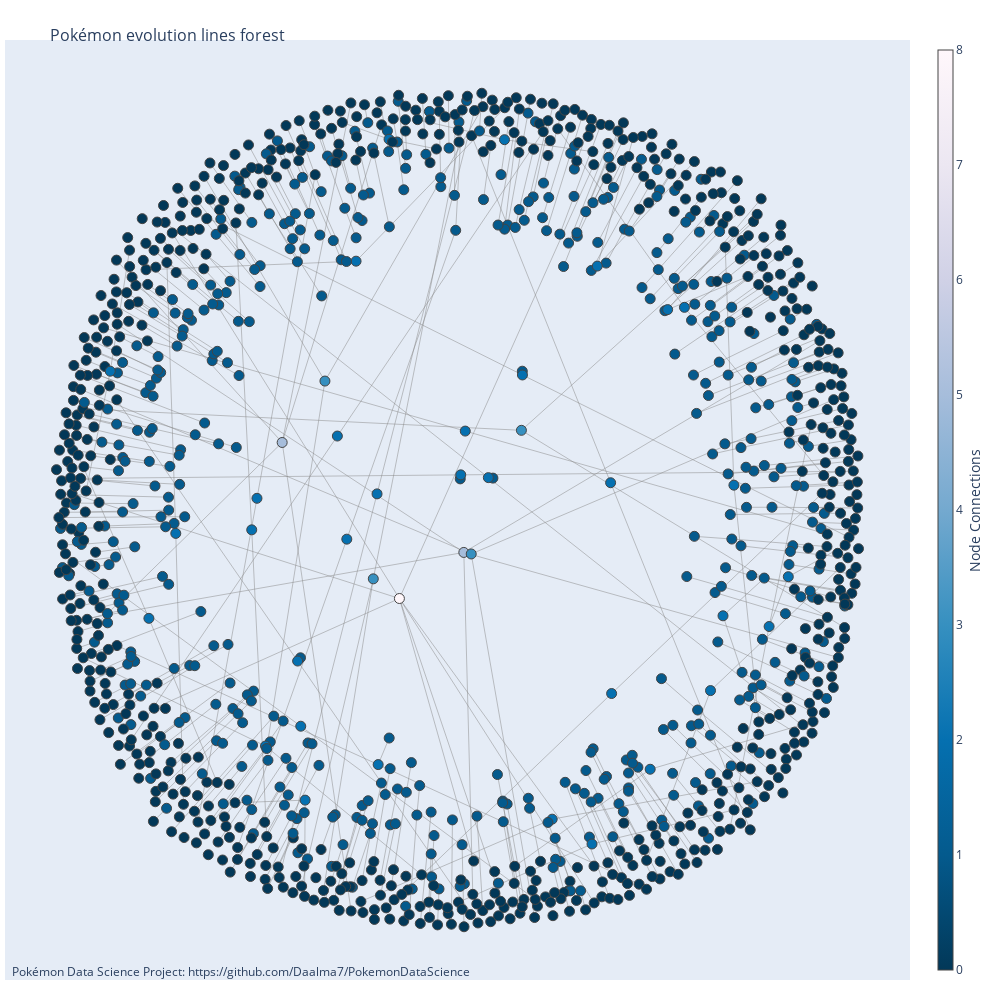

Notebook source saved alongside this figure:
### Markdown cell above
## Building evolution lines

### Code cell
G = nx.DiGraph()
print(G.is_directed())

for i in range(len(data)):
    G.add_node(data["Name"][i])                                 # Add Pokémon's name to the graph
    if data["PreevoName"][i] != "No Preevolution":
        G.add_edge(data["PreevoName"][i], data["Name"][i])
print(G)

pos = nx.spring_layout(G)

print(pos)

# Edge creation
edge_x = []
edge_y = []
print(G.edges())
for edge in G.edges():
    x0, y0 = pos[edge[0]]
    x1, y1 = pos[edge[1]]
    edge_x.append(x0)
    edge_x.append(x1)
    edge_x.append(None)
    edge_y.append(y0)
    edge_y.append(y1)
    edge_y.append(None)

edge_trace = go.Scatter(
    x=edge_x, y=edge_y,
    line=dict(width=0.5, color='#888'),
    hoverinfo='none',
    mode='lines')

node_x = []
node_y = []
for node in G.nodes():
    x, y = pos[node]
    node_x.append(x)
    node_y.append(y)

node_trace = go.Scatter(
    x=node_x, y=node_y,
    mode='markers',
    hoverinfo='text',
    marker=dict(
        showscale=True,
        # colorscale options
        #'Greys' | 'YlGnBu' | 'Greens' | 'YlOrRd' | 'Bluered' | 'RdBu' |
        #'Reds' | 'Blues' | 'Picnic' | 'Rainbow' | 'Portland' | 'Jet' |
        #'Hot' | 'Blackbody' | 'Earth' | 'Electric' | 'Viridis' |
        colorscale='PuBu',
        reversescale=True,
        color=[],
        size=10,
        colorbar=dict(
            thickness=15,
            title=dict(
              text='Node Connections',
              side='right'
            ),
            xanchor='left',
        ),
        line_width=1))


print(G)

# Color Node Points
node_adjacencies = []
node_text = []
for node, adjacencies in enumerate(G.adjacency()):
    node_adjacencies.append(len(adjacencies[1]))
    node_text.append(f"Pokémon\'s name: {str(list(G)[node])}<br># of different evolutions: {len(adjacencies[1])}")

node_trace.marker.color = node_adjacencies
node_trace.text = node_text

# Create Network graph
fig = go.Figure(data=[edge_trace, node_trace],
             layout=go.Layout(
                title=dict(
                    text="<br>Pokémon evolution lines forest",
                    font=dict(
                        size=16
                    )
                ),
                showlegend=False,
                hovermode='closest',
                margin=dict(b=20,l=5,r=5,t=40),
                annotations=[ dict(
                    text="Pokémon Data Science Project: <a href='https://github.com/Daalma7/PokemonDataScience'>https://github.com/Daalma7/PokemonDataScience</a>",
                    showarrow=False,
                    xref="paper", yref="paper",
                    x=0.005, y=-0.002 ) ],
                xaxis=dict(showgrid=False, zeroline=False, showticklabels=False),
                yaxis=dict(showgrid=False, zeroline=False, showticklabels=False))
                )
fig.update_layout(autosize=False,
    width=1000,
    height=1000)
fig.show()

### Figure 1 — Plotly figure (JSON) as saved in the notebook; plotly's stock layout.template omitted (floating-point values rounded to 4 significant figures; data arrays with more than 128 entries replaced by an {"elided": "..."} marker saying what was removed)
{"data": [{"hoverinfo": "none", "line": {"color": "#888", "width": 0.5}, "mode": "lines", "type": "scatter", "x": {"elided": "1623 float values"}, "y": {"elided": "1623 float values"}}, {"hoverinfo": "text", "marker": {"color": {"elided": "1182 int values"}, "colorbar": {"thickness": 15, "title": {"side": "right", "text": "Node Connections"}, "xanchor": "left"}, "colorscale": [[0, "rgb(255,247,251)"], [0.125, "rgb(236,231,242)"], [0.25, "rgb(208,209,230)"], [0.375, "rgb(166,189,219)"], [0.5, "rgb(116,169,207)"], [0.625, "rgb(54,144,192)"], [0.75, "rgb(5,112,176)"], [0.875, "rgb(4,90,141)"], [1, "rgb(2,56,88)"]], "line": {"width": 1}, "reversescale": true, "showscale": true, "size": 10}, "mode": "markers", "text": {"elided": "1182 str values"}, "type": "scatter", "x": {"elided": "1182 float values"}, "y": {"elided": "1182 float values"}}], "layout": {"annotations": [{"showarrow": false, "text": "Pokémon Data Science Project: <a href='https://github.com/Daalma7/PokemonDataScience'>https://github.com/Daalma7/PokemonDataScience</a>", "x": 0.005, "xref": "paper", "y": -0.002, "yref": "paper"}], "autosize": false, "height": 1000, "hovermode": "closest", "margin": {"b": 20, "l": 5, "r": 5, "t": 40}, "showlegend": false, "title": {"font": {"size": 16}, "text": "<br>Pokémon evolution lines forest"}, "width": 1000, "xaxis": {"showgrid": false, "showticklabels": false, "zeroline": false}, "yaxis": {"showgrid": false, "showticklabels": false, "zeroline": false}}}
